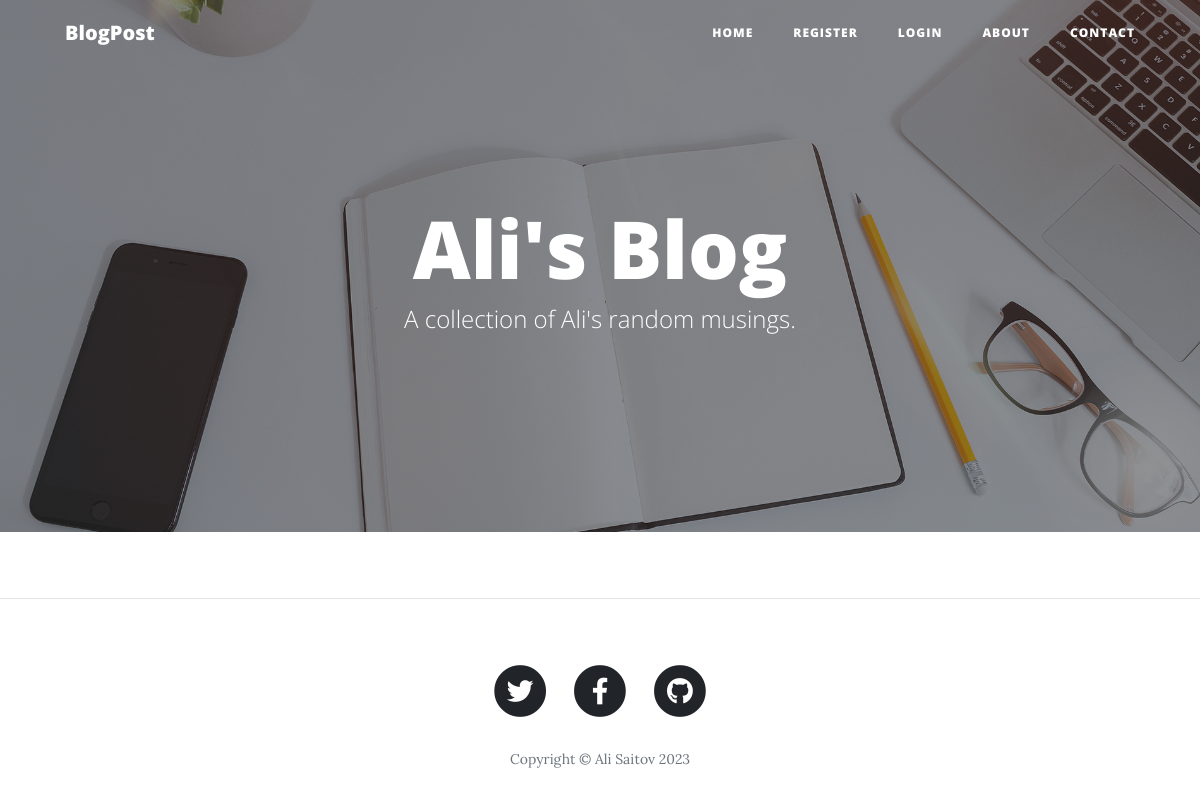
The app's page /, older data.
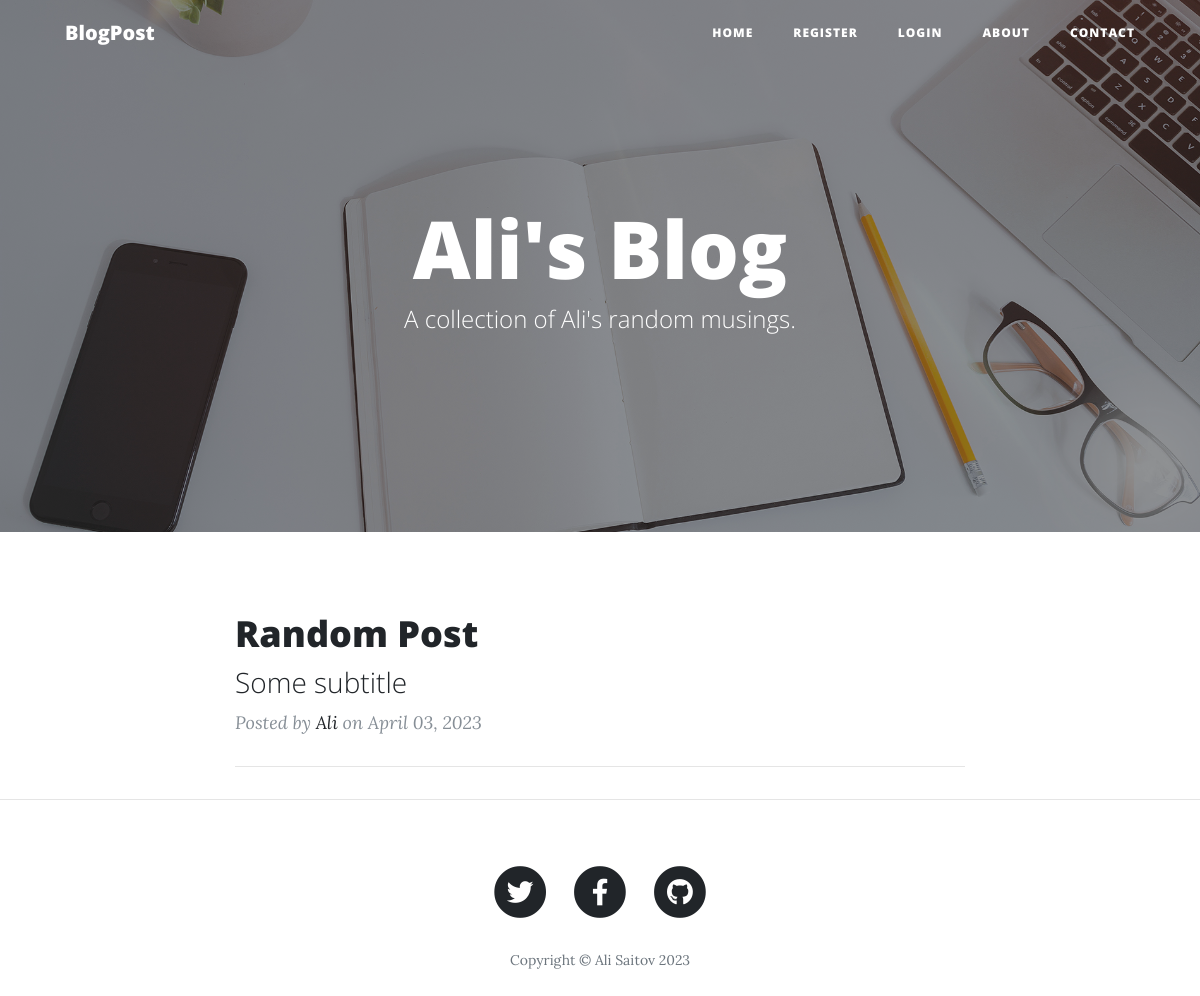
The same page, newer data.
### main.py (models this page shows)
class BlogPost(db.Model):
    __tablename__ = "blog_posts"
    id = db.Column(db.Integer, primary_key=True)
    title = db.Column(db.String(250), unique=True, nullable=False)
    subtitle = db.Column(db.String(250), nullable=False)
    date = db.Column(db.String(250), nullable=False)
    body = db.Column(db.String, nullable=False)
    img_url = db.Column(db.String(250), nullable=False)
    author_id = db.Column(db.Integer, db.ForeignKey("users.id"))
    author = relationship("User", lazy='subquery', back_populates="posts")
    comments = relationship("Comment", back_populates="parent_post")

class User(UserMixin, db.Model):
    __tablename__ = "users"
    id = db.Column(db.Integer, primary_key=True)
    email = db.Column(db.String(100), unique=True)
    password = db.Column(db.String(100))
    name = db.Column(db.String(100))
    posts = relationship("BlogPost", back_populates="author")
    comments = relationship("Comment", back_populates="comment_author")

### main.py (the view)
@app.route('/')
def get_all_posts():
    with app.app_context():
        posts = db.session.query(BlogPost).all()
    return render_template("index.html", all_posts=posts, current_user=current_user)

### templates/index.html (shortened to what this page needs)
{% include "header.html" %}
  <header class="masthead" style="background-image: url( '{{ url_for('static', filename='img/home-bg.jpg') }}' )">
    <div class="overlay"></div>
    <div class="container">
      <div class="row">
        <div class="col-lg-8 col-md-10 mx-auto">
          <div class="site-heading">
            <h1>Ali's Blog</h1>
            <span class="subheading">A collection of Ali's random musings.</span>
          </div>
        </div>
      </div>
    </div>
  </header>
  <div class="container">
    <div class="row">
      <div class="col-lg-8 col-md-10 mx-auto">
        {% for post in all_posts %}
        <div class="post-preview">
          <a href="{{ url_for('show_post', post_id=post.id) }}">
            <h2 class="post-title">
              {{post.title}}
            </h2>
            <h3 class="post-subtitle">
              {{post.subtitle}}
            </h3>
          </a>
          <p class="post-meta">Posted by
            <a href="#">{{post.author.name}}</a>
            on {{post.date}}
          </p>
        </div>
        <hr>
        {% endfor %}
      </div>
    </div>
  </div>
  <hr>
{% include "footer.html" %}

### templates/header.html (shortened to what this page needs)
<!DOCTYPE html>
<html lang="en">
<head>
  <link href="{{ url_for('static', filename='vendor/bootstrap/css/bootstrap.min.css') }}" rel="stylesheet">
  <link href="{{ url_for('static', filename='vendor/fontawesome-free/css/all.min.css')}}" rel="stylesheet" type="text/css">
  <link href="{{ url_for('static', filename='css/clean-blog.min.css')}}" rel="stylesheet">
</head>
<body>
  <nav class="navbar navbar-expand-lg navbar-light fixed-top" id="mainNav">
    <div class="container">
      {% if current_user.is_authenticated %}
      <a class="navbar-brand" href="{{url_for('get_all_posts')}}">Welcome {{ current_user.name }}!</a>
      {% else %}
      <a class="navbar-brand" href="{{url_for('get_all_posts')}}">BlogPost</a>
      {% endif %}
      <div class="collapse navbar-collapse" id="navbarResponsive">
        <ul class="navbar-nav ml-auto">
          <li class="nav-item">
            <a class="nav-link" href="/">Home</a>
          </li>
          {% if not current_user.is_authenticated %}
          <li class="nav-item">
            <a class="nav-link" href="/register">Register</a>
          </li>
          <li class="nav-item">
            <a class="nav-link" href="/login">Login</a>
          </li>
          {% endif %}
          <li class="nav-item">
            <a class="nav-link" href="/about">About</a>
          </li>
          <li class="nav-item">
            <a class="nav-link" href="/contact">Contact</a>
          </li>
        </ul>
      </div>
    </div>
  </nav>

### templates/footer.html (shortened to what this page needs)
  <footer>
    <div class="container">
      <div class="row">
        <div class="col-lg-8 col-md-10 mx-auto">
          <ul class="list-inline text-center">
            <li class="list-inline-item">
              <a href="#">
                <span class="fa-stack fa-lg">
                  <i class="fas fa-circle fa-stack-2x"></i>
                  <i class="fab fa-twitter fa-stack-1x fa-inverse"></i>
                </span>
              </a>
            </li>
            <li class="list-inline-item">
              <a href="#">
                <span class="fa-stack fa-lg">
                  <i class="fas fa-circle fa-stack-2x"></i>
                  <i class="fab fa-facebook-f fa-stack-1x fa-inverse"></i>
                </span>
              </a>
            </li>
            <li class="list-inline-item">
              <a href="#">
                <span class="fa-stack fa-lg">
                  <i class="fas fa-circle fa-stack-2x"></i>
                  <i class="fab fa-github fa-stack-1x fa-inverse"></i>
                </span>
              </a>
            </li>
          </ul>
          <p class="copyright text-muted">Copyright &copy; Ali Saitov 2023</p>
        </div>
      </div>
    </div>
  </footer>
</body>
</html>

Row changes from the older to the newer data that the page shows:
added BlogPost: title "Random Post", subtitle "Some subtitle", author.name "Ali", date "April 03, 2023"
